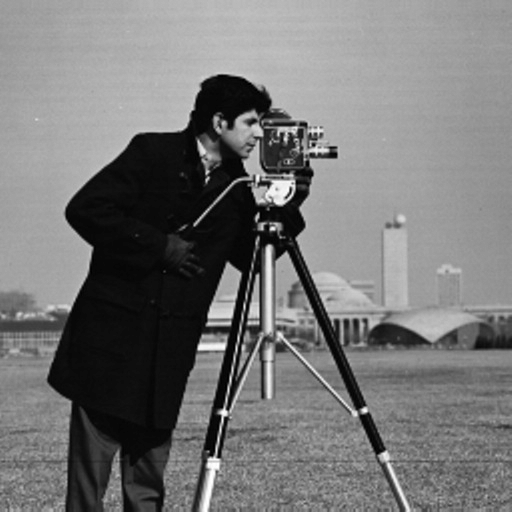
#> input picture cameraman.png, 512 x 512 px
$ python IO_Entrega1_Punto3_sin_discretizar.py
#> lines starting #> are read from the running program, lines starting #| are printed output that depends on the picture
import matplotlib.pyplot as plt
import numpy as np
import cv2


#Functions

def firstlens(t1, w_length, f_length):
	"""
	Fourier transform done by the first lens
	Incident optical field: plane and monochromatic wave
	Lens bigger than transmittance: pupil function equals 1
	"""

	Uf1=(1/(1j*w_length*f_length))*np.fft.fft2(t1)
	Uf1=np.fft.fftshift(Uf1)

	return Uf1

def secondlens(Uf1, w_length, f_length):
	"""
	Fourier transform done by the second lens
	Incident optical field: plane and monochromatic wave
	Lens bigger than transmittance: pupil function equals 1
	"""

	Uf2=(1/(1j*w_length*f_length))*np.fft.fft2(Uf1)
	#Uf2=np.fft.fftshift(Uf2)

	return Uf2


#Dimensions and constants
"""
t1=transmittance
f_length=focal length
w_length= wavelength
deltau=pixel size Fourier plane
deltav=pixel size Fourier plane
deltaxprim=pixel size transmittance plane
deltayprim=pixel size transmittance plane
M*2=number of pixels in the x' axis
N*2=number of pixels in the y' axis
M*2xN*2=number of pixels entrance plane
"""

M=256 #Number of pixels=M*2 (along one axis number of pixels=512)
N=256 #Number of pixels=N*2
f_length=50000  #(50mm)
w_length=0.633  #(633nm) #All units in um


t1= cv2.imread("cameraman.png",0)
#> t1 is the input picture: shape (512, 512); min 0, max 255, mean 118
UF1=firstlens(t1, w_length, f_length)

UF2=secondlens(UF1, w_length, f_length)

I1=np.log((np.abs(UF1)**2))                            #Intensity
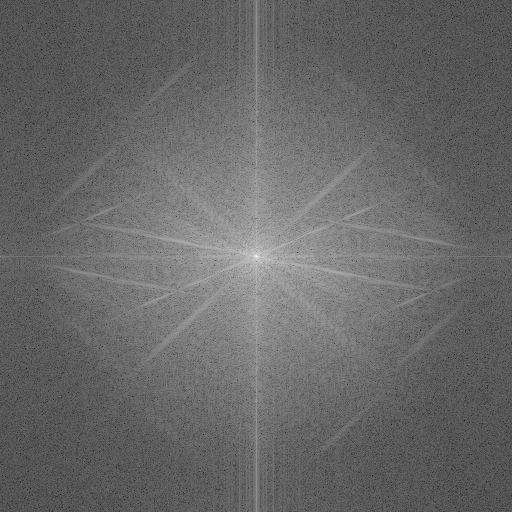
#> I1: shape (512, 512) float64; min -20.56, max 13.77, mean -6.51; drawn with min black and max white
angle1=np.angle(UF1)                           #Phase
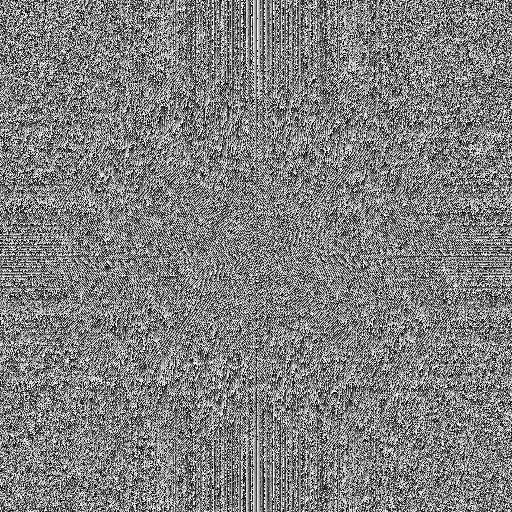
#> angle1: shape (512, 512) float64; min -3.14, max 3.14, mean 0.00321; drawn with min black and max white

I2=(np.abs(UF2)**2)                            #Intensity
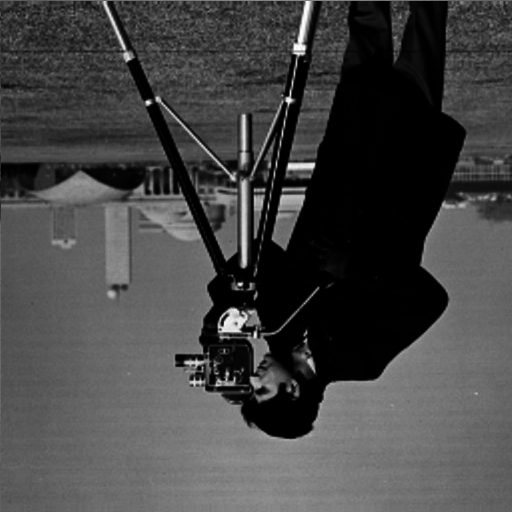
#> I2: shape (512, 512) float64; min 1.62e-37, max 0.00445, mean 0.00122; drawn with min black and max white
angle2=np.angle(UF2)                           #Phase
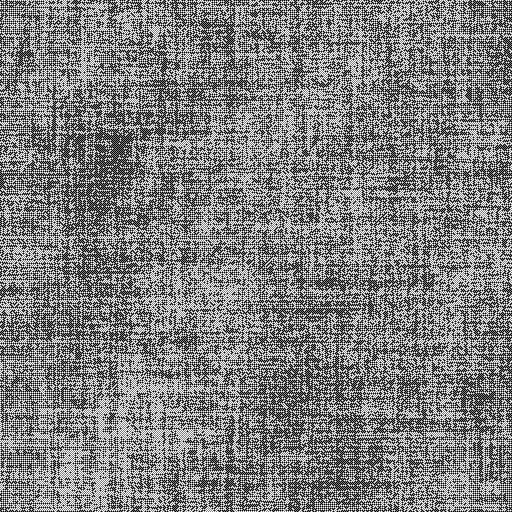
#> angle2: shape (512, 512) float64; min -3.14, max 3.14, mean 0.000168; drawn with min black and max white


plt.figure(1)
plt.imshow(I1)
plt.title('Fourier plane')
plt.ylabel('[um]')
plt.xlabel('[um]')
plt.imsave("Fourier plane2.png",I1, cmap='gray')

plt.figure(2)
plt.imshow(I2)
plt.title('Image')
plt.ylabel('[um]')
plt.xlabel('[um]')
plt.imsave("Image2.png",I2, cmap='gray')
